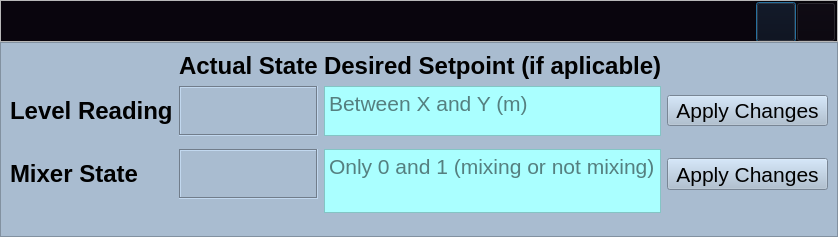
<?xml version="1.0" encoding="UTF-8"?>
<ui version="4.0">
 <class>tank</class>
 <widget class="QDialog" name="tank">
  <property name="geometry">
   <rect>
    <x>0</x>
    <y>0</y>
    <width>838</width>
    <height>237</height>
   </rect>
  </property>
  <property name="minimumSize">
   <size>
    <width>720</width>
    <height>227</height>
   </size>
  </property>
  <property name="palette">
   <palette>
    <active>
     <colorrole role="Highlight">
      <brush brushstyle="SolidPattern">
       <color alpha="255">
        <red>0</red>
        <green>255</green>
        <blue>255</blue>
       </color>
      </brush>
     </colorrole>
    </active>
    <inactive>
     <colorrole role="Highlight">
      <brush brushstyle="SolidPattern">
       <color alpha="255">
        <red>0</red>
        <green>255</green>
        <blue>255</blue>
       </color>
      </brush>
     </colorrole>
    </inactive>
    <disabled>
     <colorrole role="Highlight">
      <brush brushstyle="SolidPattern">
       <color alpha="255">
        <red>0</red>
        <green>120</green>
        <blue>215</blue>
       </color>
      </brush>
     </colorrole>
    </disabled>
   </palette>
  </property>
  <property name="windowTitle">
   <string>Dialog</string>
  </property>
  <layout class="QVBoxLayout" name="verticalLayout">
   <property name="spacing">
    <number>0</number>
   </property>
   <property name="leftMargin">
    <number>0</number>
   </property>
   <property name="topMargin">
    <number>0</number>
   </property>
   <property name="rightMargin">
    <number>0</number>
   </property>
   <property name="bottomMargin">
    <number>0</number>
   </property>
   <item>
    <widget class="QFrame" name="frame">
     <property name="sizePolicy">
      <sizepolicy hsizetype="Preferred" vsizetype="Minimum">
       <horstretch>0</horstretch>
       <verstretch>0</verstretch>
      </sizepolicy>
     </property>
     <property name="minimumSize">
      <size>
       <width>0</width>
       <height>42</height>
      </size>
     </property>
     <property name="maximumSize">
      <size>
       <width>16777215</width>
       <height>42</height>
      </size>
     </property>
     <property name="frameShape">
      <enum>QFrame::StyledPanel</enum>
     </property>
     <property name="frameShadow">
      <enum>QFrame::Raised</enum>
     </property>
     <layout class="QVBoxLayout" name="verticalLayout_2">
      <property name="spacing">
       <number>0</number>
      </property>
      <property name="leftMargin">
       <number>0</number>
      </property>
      <property name="topMargin">
       <number>0</number>
      </property>
      <property name="rightMargin">
       <number>0</number>
      </property>
      <property name="bottomMargin">
       <number>0</number>
      </property>
      <item>
       <widget class="QFrame" name="header_frame">
        <property name="sizePolicy">
         <sizepolicy hsizetype="Preferred" vsizetype="Minimum">
          <horstretch>0</horstretch>
          <verstretch>0</verstretch>
         </sizepolicy>
        </property>
        <property name="styleSheet">
         <string notr="true">background-color: rgb(9, 5, 13);</string>
        </property>
        <property name="frameShape">
         <enum>QFrame::NoFrame</enum>
        </property>
        <property name="frameShadow">
         <enum>QFrame::Raised</enum>
        </property>
        <layout class="QHBoxLayout" name="horizontalLayout_2">
         <property name="spacing">
          <number>0</number>
         </property>
         <property name="leftMargin">
          <number>40</number>
         </property>
         <property name="topMargin">
          <number>0</number>
         </property>
         <property name="rightMargin">
          <number>0</number>
         </property>
         <property name="bottomMargin">
          <number>0</number>
         </property>
         <item>
          <widget class="QLabel" name="DeviceName">
           <property name="font">
            <font>
             <pointsize>16</pointsize>
             <weight>75</weight>
             <bold>true</bold>
            </font>
           </property>
           <property name="styleSheet">
            <string notr="true">color: #FFFFFF;  </string>
           </property>
           <property name="text">
            <string/>
           </property>
          </widget>
         </item>
         <item alignment="Qt::AlignRight|Qt::AlignTop">
          <widget class="QFrame" name="frame_7">
           <property name="frameShape">
            <enum>QFrame::StyledPanel</enum>
           </property>
           <property name="frameShadow">
            <enum>QFrame::Raised</enum>
           </property>
           <layout class="QHBoxLayout" name="horizontalLayout_4">
            <property name="spacing">
             <number>0</number>
            </property>
            <property name="leftMargin">
             <number>0</number>
            </property>
            <property name="topMargin">
             <number>0</number>
            </property>
            <property name="rightMargin">
             <number>0</number>
            </property>
            <property name="bottomMargin">
             <number>0</number>
            </property>
            <item>
             <widget class="QPushButton" name="minimize_window_button">
              <property name="minimumSize">
               <size>
                <width>40</width>
                <height>40</height>
               </size>
              </property>
              <property name="maximumSize">
               <size>
                <width>40</width>
                <height>40</height>
               </size>
              </property>
              <property name="text">
               <string/>
              </property>
              <property name="icon">
               <iconset resource="Icons/Icons.qrc">
                <normaloff>:/Icons/minus B.svg</normaloff>:/Icons/minus B.svg</iconset>
              </property>
              <property name="iconSize">
               <size>
                <width>32</width>
                <height>32</height>
               </size>
              </property>
             </widget>
            </item>
            <item>
             <widget class="QPushButton" name="close_window_button">
              <property name="minimumSize">
               <size>
                <width>40</width>
                <height>40</height>
               </size>
              </property>
              <property name="maximumSize">
               <size>
                <width>40</width>
                <height>40</height>
               </size>
              </property>
              <property name="text">
               <string/>
              </property>
              <property name="icon">
               <iconset resource="Icons/Icons.qrc">
                <normaloff>:/Icons/cross B.svg</normaloff>:/Icons/cross B.svg</iconset>
              </property>
              <property name="iconSize">
               <size>
                <width>32</width>
                <height>32</height>
               </size>
              </property>
             </widget>
            </item>
           </layout>
          </widget>
         </item>
        </layout>
       </widget>
      </item>
     </layout>
    </widget>
   </item>
   <item>
    <widget class="QFrame" name="body">
     <property name="styleSheet">
      <string notr="true">background-color: rgb(169, 188, 208);</string>
     </property>
     <property name="frameShape">
      <enum>QFrame::StyledPanel</enum>
     </property>
     <property name="frameShadow">
      <enum>QFrame::Raised</enum>
     </property>
     <layout class="QVBoxLayout" name="verticalLayout_3">
      <item>
       <layout class="QGridLayout" name="gridLayout">
        <item row="1" column="3">
         <widget class="QPushButton" name="applyChangesLevelbtn">
          <property name="minimumSize">
           <size>
            <width>161</width>
            <height>31</height>
           </size>
          </property>
          <property name="maximumSize">
           <size>
            <width>161</width>
            <height>31</height>
           </size>
          </property>
          <property name="font">
           <font>
            <pointsize>16</pointsize>
           </font>
          </property>
          <property name="text">
           <string>Apply Changes</string>
          </property>
         </widget>
        </item>
        <item row="4" column="2">
         <widget class="QTextEdit" name="eTextMixerSetpoint">
          <property name="minimumSize">
           <size>
            <width>0</width>
            <height>64</height>
           </size>
          </property>
          <property name="maximumSize">
           <size>
            <width>361</width>
            <height>50</height>
           </size>
          </property>
          <property name="palette">
           <palette>
            <active>
             <colorrole role="Button">
              <brush brushstyle="SolidPattern">
               <color alpha="255">
                <red>170</red>
                <green>255</green>
                <blue>255</blue>
               </color>
              </brush>
             </colorrole>
             <colorrole role="Base">
              <brush brushstyle="SolidPattern">
               <color alpha="255">
                <red>170</red>
                <green>255</green>
                <blue>255</blue>
               </color>
              </brush>
             </colorrole>
             <colorrole role="Window">
              <brush brushstyle="SolidPattern">
               <color alpha="255">
                <red>170</red>
                <green>255</green>
                <blue>255</blue>
               </color>
              </brush>
             </colorrole>
            </active>
            <inactive>
             <colorrole role="Button">
              <brush brushstyle="SolidPattern">
               <color alpha="255">
                <red>170</red>
                <green>255</green>
                <blue>255</blue>
               </color>
              </brush>
             </colorrole>
             <colorrole role="Base">
              <brush brushstyle="SolidPattern">
               <color alpha="255">
                <red>170</red>
                <green>255</green>
                <blue>255</blue>
               </color>
              </brush>
             </colorrole>
             <colorrole role="Window">
              <brush brushstyle="SolidPattern">
               <color alpha="255">
                <red>170</red>
                <green>255</green>
                <blue>255</blue>
               </color>
              </brush>
             </colorrole>
            </inactive>
            <disabled>
             <colorrole role="Button">
              <brush brushstyle="SolidPattern">
               <color alpha="255">
                <red>170</red>
                <green>255</green>
                <blue>255</blue>
               </color>
              </brush>
             </colorrole>
             <colorrole role="Base">
              <brush brushstyle="SolidPattern">
               <color alpha="255">
                <red>170</red>
                <green>255</green>
                <blue>255</blue>
               </color>
              </brush>
             </colorrole>
             <colorrole role="Window">
              <brush brushstyle="SolidPattern">
               <color alpha="255">
                <red>170</red>
                <green>255</green>
                <blue>255</blue>
               </color>
              </brush>
             </colorrole>
            </disabled>
           </palette>
          </property>
          <property name="font">
           <font>
            <pointsize>16</pointsize>
           </font>
          </property>
          <property name="styleSheet">
           <string notr="true">background-color: rgb(170, 255, 255);</string>
          </property>
          <property name="placeholderText">
           <string>Only 0 and 1 (mixing or not mixing)</string>
          </property>
         </widget>
        </item>
        <item row="1" column="0">
         <widget class="QLabel" name="levelReadingL">
          <property name="font">
           <font>
            <pointsize>18</pointsize>
            <weight>75</weight>
            <bold>true</bold>
           </font>
          </property>
          <property name="text">
           <string>Level Reading</string>
          </property>
         </widget>
        </item>
        <item row="4" column="1">
         <widget class="QLabel" name="actualStateLMixer">
          <property name="maximumSize">
           <size>
            <width>16777215</width>
            <height>50</height>
           </size>
          </property>
          <property name="font">
           <font>
            <pointsize>16</pointsize>
           </font>
          </property>
          <property name="frameShape">
           <enum>QFrame::Box</enum>
          </property>
          <property name="frameShadow">
           <enum>QFrame::Sunken</enum>
          </property>
          <property name="text">
           <string/>
          </property>
          <property name="alignment">
           <set>Qt::AlignCenter</set>
          </property>
         </widget>
        </item>
        <item row="1" column="2">
         <widget class="QTextEdit" name="eTextLevelSetpoint">
          <property name="maximumSize">
           <size>
            <width>361</width>
            <height>50</height>
           </size>
          </property>
          <property name="palette">
           <palette>
            <active>
             <colorrole role="Button">
              <brush brushstyle="SolidPattern">
               <color alpha="255">
                <red>170</red>
                <green>255</green>
                <blue>255</blue>
               </color>
              </brush>
             </colorrole>
             <colorrole role="Base">
              <brush brushstyle="SolidPattern">
               <color alpha="255">
                <red>170</red>
                <green>255</green>
                <blue>255</blue>
               </color>
              </brush>
             </colorrole>
             <colorrole role="Window">
              <brush brushstyle="SolidPattern">
               <color alpha="255">
                <red>170</red>
                <green>255</green>
                <blue>255</blue>
               </color>
              </brush>
             </colorrole>
            </active>
            <inactive>
             <colorrole role="Button">
              <brush brushstyle="SolidPattern">
               <color alpha="255">
                <red>170</red>
                <green>255</green>
                <blue>255</blue>
               </color>
              </brush>
             </colorrole>
             <colorrole role="Base">
              <brush brushstyle="SolidPattern">
               <color alpha="255">
                <red>170</red>
                <green>255</green>
                <blue>255</blue>
               </color>
              </brush>
             </colorrole>
             <colorrole role="Window">
              <brush brushstyle="SolidPattern">
               <color alpha="255">
                <red>170</red>
                <green>255</green>
                <blue>255</blue>
               </color>
              </brush>
             </colorrole>
            </inactive>
            <disabled>
             <colorrole role="Button">
              <brush brushstyle="SolidPattern">
               <color alpha="255">
                <red>170</red>
                <green>255</green>
                <blue>255</blue>
               </color>
              </brush>
             </colorrole>
             <colorrole role="Base">
              <brush brushstyle="SolidPattern">
               <color alpha="255">
                <red>170</red>
                <green>255</green>
                <blue>255</blue>
               </color>
              </brush>
             </colorrole>
             <colorrole role="Window">
              <brush brushstyle="SolidPattern">
               <color alpha="255">
                <red>170</red>
                <green>255</green>
                <blue>255</blue>
               </color>
              </brush>
             </colorrole>
            </disabled>
           </palette>
          </property>
          <property name="font">
           <font>
            <pointsize>16</pointsize>
           </font>
          </property>
          <property name="styleSheet">
           <string notr="true">background-color: rgb(170, 255, 255);</string>
          </property>
          <property name="placeholderText">
           <string>Between X and Y (m)</string>
          </property>
         </widget>
        </item>
        <item row="1" column="1">
         <widget class="QLabel" name="actualStateLLevel">
          <property name="maximumSize">
           <size>
            <width>16777215</width>
            <height>50</height>
           </size>
          </property>
          <property name="font">
           <font>
            <pointsize>16</pointsize>
           </font>
          </property>
          <property name="frameShape">
           <enum>QFrame::Box</enum>
          </property>
          <property name="frameShadow">
           <enum>QFrame::Sunken</enum>
          </property>
          <property name="text">
           <string/>
          </property>
          <property name="alignment">
           <set>Qt::AlignCenter</set>
          </property>
         </widget>
        </item>
        <item row="4" column="0">
         <widget class="QLabel" name="mixer_StateL">
          <property name="font">
           <font>
            <pointsize>18</pointsize>
            <weight>75</weight>
            <bold>true</bold>
           </font>
          </property>
          <property name="text">
           <string>Mixer State</string>
          </property>
         </widget>
        </item>
        <item row="0" column="1">
         <widget class="QLabel" name="actualStateL">
          <property name="font">
           <font>
            <pointsize>18</pointsize>
            <weight>75</weight>
            <bold>true</bold>
           </font>
          </property>
          <property name="text">
           <string>Actual State</string>
          </property>
         </widget>
        </item>
        <item row="4" column="3">
         <widget class="QPushButton" name="applyChangesMixerbtn">
          <property name="minimumSize">
           <size>
            <width>161</width>
            <height>32</height>
           </size>
          </property>
          <property name="maximumSize">
           <size>
            <width>161</width>
            <height>32</height>
           </size>
          </property>
          <property name="font">
           <font>
            <pointsize>16</pointsize>
           </font>
          </property>
          <property name="text">
           <string>Apply Changes</string>
          </property>
         </widget>
        </item>
        <item row="0" column="2" colspan="2">
         <widget class="QLabel" name="desiredSetpointL">
          <property name="font">
           <font>
            <pointsize>18</pointsize>
            <weight>75</weight>
            <bold>true</bold>
           </font>
          </property>
          <property name="text">
           <string>Desired Setpoint (if aplicable)</string>
          </property>
         </widget>
        </item>
       </layout>
      </item>
      <item>
       <spacer name="verticalSpacer">
        <property name="orientation">
         <enum>Qt::Vertical</enum>
        </property>
        <property name="sizeHint" stdset="0">
         <size>
          <width>20</width>
          <height>40</height>
         </size>
        </property>
       </spacer>
      </item>
     </layout>
    </widget>
   </item>
  </layout>
 </widget>
 <resources>
  <include location="Icons/Icons.qrc"/>
 </resources>
 <connections/>
</ui>
